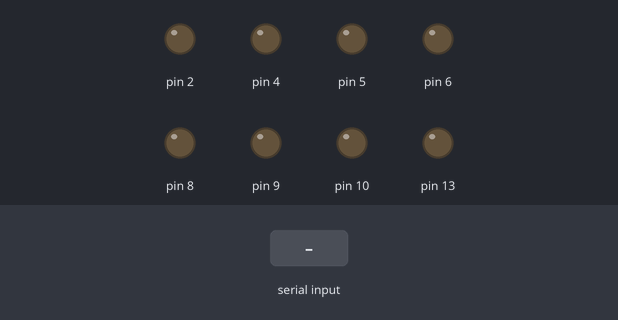
Recording of a sketch running on a simulated Arduino Uno, built with avr-gcc and run on an emulated ATmega328P. On the bench: output pins drawn as LEDs (lit = HIGH). The inputs (shaded band) are chosen by the test bench.

Above: at 1.2 s.
1.3 s: "f" received over Serial
At 2.3 s:
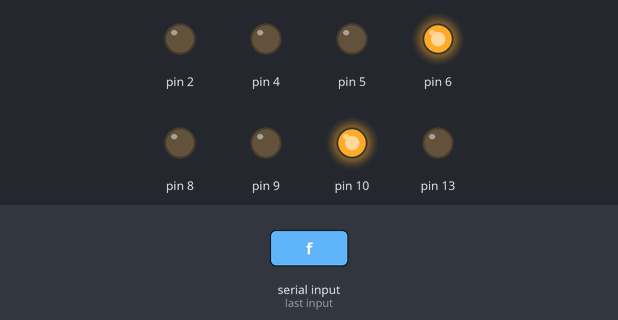
2.8 s: "b" received over Serial
At 3.5 s:
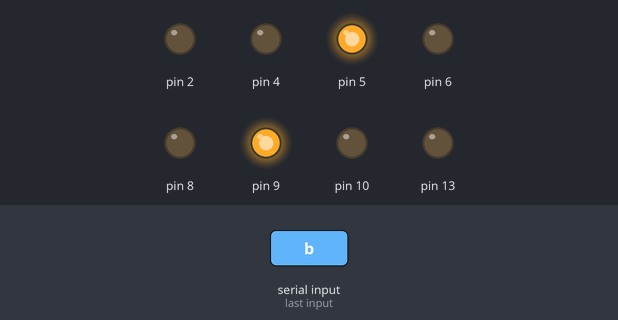
4.3 s: "l" received over Serial
At 4.6 s:
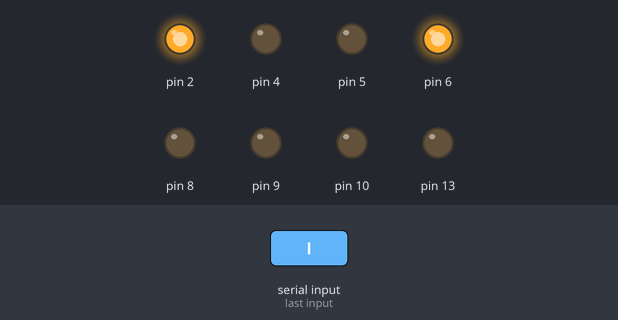
5.8 s: "r" received over Serial
At 6.9 s:
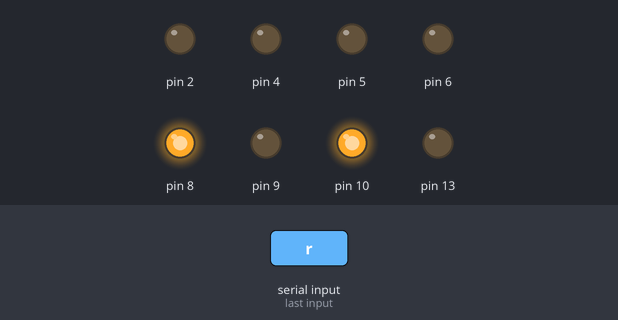
7.3 s: "s" received over Serial
At 8.1 s:
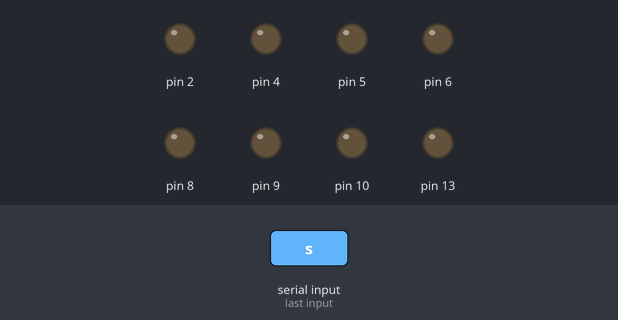
Timing chart, 0 to 9.8 s (numbered marks = the images above; inputs shaded):
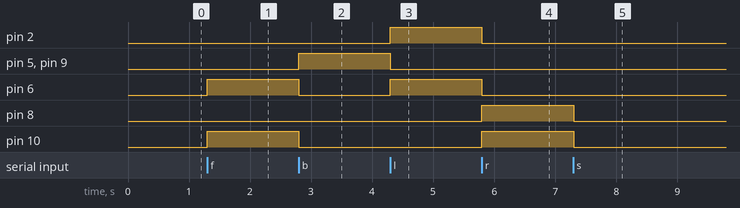

Measured:
- after the input at 1.3 s, pin 6, pin 10: LOW → HIGH at once
- after the input at 2.8 s, pin 5, pin 9: LOW → HIGH at once; pin 6, pin 10: HIGH → LOW at once
- after the input at 4.3 s, pin 2, pin 6: LOW → HIGH at once; pin 5, pin 9: HIGH → LOW at once
- after the input at 5.8 s, pin 2, pin 6: HIGH → LOW at once; pin 8, pin 10: LOW → HIGH at once
- after the input at 7.3 s, pin 8, pin 10: HIGH → LOW at once

The sketch:

car.ino
```cpp
void setup()
{
  pinMode(5, OUTPUT);
  pinMode(6, OUTPUT);
  pinMode(9, OUTPUT);
  pinMode(10,OUTPUT);
  pinMode(13,OUTPUT);
  pinMode(8,OUTPUT);
  pinMode(2,OUTPUT);
  pinMode(4,OUTPUT);
  Serial.begin(9600);
}
int income=0;
void loop()
{
    if(Serial.available()>0)
    {
        income=Serial.read();
        switch(income)
        {
            case 'f':forward();break;
            case 'b':backward();break;
            case 'l':left();break;
            case 'r':right();break;
            case 's':stop();break;
            default:break;
        }
    }
}

void forward()
{
    digitalWrite(6,HIGH);
    digitalWrite(5,LOW);
    digitalWrite(10,HIGH);
    digitalWrite(9,LOW);
    digitalWrite(4,LOW);
    digitalWrite(2,LOW);
    digitalWrite(13,LOW);
    digitalWrite(8,LOW);

}

void backward()
{
    digitalWrite(5,HIGH);
    digitalWrite(6,LOW);
    digitalWrite(9,HIGH);
    digitalWrite(10,LOW);
    digitalWrite(4,LOW);
    digitalWrite(2,LOW);
    digitalWrite(13,LOW);
    digitalWrite(8,LOW);
}

void left()
{
    digitalWrite(6,HIGH);
    digitalWrite(5,LOW);
    digitalWrite(10,LOW);
    digitalWrite(9,LOW);
    digitalWrite(4,LOW);
    digitalWrite(2,HIGH);
    digitalWrite(13,LOW);
    digitalWrite(8,LOW);
}

void right()
{
    digitalWrite(6,LOW);
    digitalWrite(5,LOW);
    digitalWrite(10,HIGH);
    digitalWrite(9,LOW);
    digitalWrite(13,LOW);
    digitalWrite(8,HIGH);
    digitalWrite(4,LOW);
    digitalWrite(2,LOW);
}

void stop()
{
    digitalWrite(6,LOW);
    digitalWrite(5,LOW);
    digitalWrite(10,LOW);
    digitalWrite(9,LOW);
    digitalWrite(4,LOW);
    digitalWrite(2,LOW);
    digitalWrite(13,LOW);
    digitalWrite(8,LOW);
}
```
